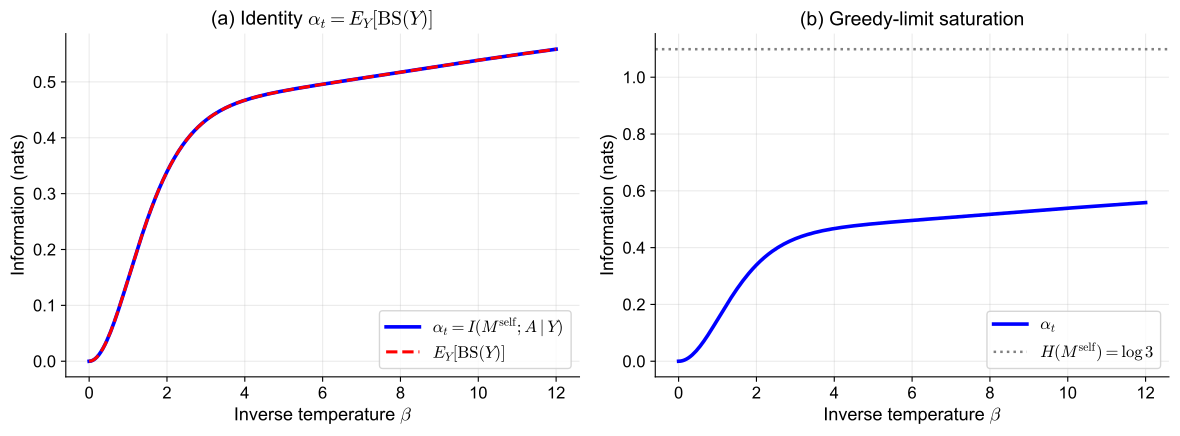

Generate this figure with Python:
"""
Figure A: Numerical verification of Proposition prop:alpha-efe.

Verifies the identity
    alpha_t = I(M^self; A | Y) = E_Y[BS(Y)]
across a sweep of Boltzmann policy temperatures beta.

BS(y) = E_mu[ KL(pi(.|mu,y) || pi_bar(.|y)) ]
pi_bar(a|y) = sum_mu p(mu) pi(a|mu, y)
"""
import numpy as np
import matplotlib.pyplot as plt

plt.rcParams.update({
    'font.family':       'sans-serif',
    'font.sans-serif':   ['Helvetica', 'Arial', 'DejaVu Sans'],
    'font.size':         13,
    'axes.titlesize':    14,
    'axes.labelsize':    13,
    'xtick.labelsize':   12,
    'ytick.labelsize':   12,
    'legend.fontsize':   12,
    'mathtext.fontset':  'cm',
})

np.random.seed(0)

# Setup: 3 beliefs, 2 observations (indep.), 2 actions
n_mu, n_y, n_a = 3, 2, 2
mu_prior = np.ones(n_mu) / n_mu
y_prior = np.ones(n_y) / n_y

# EFE G(mu, y, a) — belief-dependent optimal actions
G = np.zeros((n_mu, n_y, n_a))
G[0, :, :] = [[0.0, 1.5], [0.0, 1.5]]   # mu=1: prefers a=0
G[1, :, :] = [[1.5, 0.0], [1.5, 0.0]]   # mu=2: prefers a=1
G[2, :, :] = [[0.6, 0.4], [0.4, 0.6]]   # mu=3: y-dependent mild preference


def boltzmann_policy(G, beta):
    logits = -beta * G
    logits -= logits.max(axis=-1, keepdims=True)
    e = np.exp(logits)
    return e / e.sum(axis=-1, keepdims=True)


def alpha_t(pi):
    """alpha_t = I(mu; A | Y) directly."""
    pi_bar = np.einsum('m,mya->ya', mu_prior, pi)  # (n_y, n_a)
    tot = 0.0
    for yi in range(n_y):
        for mi in range(n_mu):
            for ai in range(n_a):
                p = pi[mi, yi, ai]
                pb = pi_bar[yi, ai]
                if p > 1e-15 and pb > 1e-15:
                    tot += y_prior[yi] * mu_prior[mi] * p * np.log(p / pb)
    return tot


def belief_sensitivity_expected(pi):
    """E_Y[BS(Y)] where BS(y) = E_mu[KL(pi(.|mu,y) || pi_bar(.|y))]."""
    pi_bar = np.einsum('m,mya->ya', mu_prior, pi)
    tot = 0.0
    for yi in range(n_y):
        bs_y = 0.0
        for mi in range(n_mu):
            kl = 0.0
            for ai in range(n_a):
                p = pi[mi, yi, ai]
                pb = pi_bar[yi, ai]
                if p > 1e-15 and pb > 1e-15:
                    kl += p * np.log(p / pb)
            bs_y += mu_prior[mi] * kl
        tot += y_prior[yi] * bs_y
    return tot


def G_variance(pi):
    """Per-y variance of G(a*(mu); mu, y) across mu (greedy proxy)."""
    var_total = 0.0
    for yi in range(n_y):
        vals = np.array([G[mi, yi, :].min() for mi in range(n_mu)])  # optimal G per mu
        var_total += y_prior[yi] * np.var(vals)
    return var_total


betas = np.linspace(0, 12, 241)
alphas = np.array([alpha_t(boltzmann_policy(G, b)) for b in betas])
bss = np.array([belief_sensitivity_expected(boltzmann_policy(G, b)) for b in betas])

err = np.abs(alphas - bss).max()
print(f'Max |alpha_t - E_Y[BS(Y)]| over sweep = {err:.3e}')

# Entropy upper bound
H_mu = -np.sum(mu_prior * np.log(mu_prior + 1e-15))

fig, ax = plt.subplots(1, 2, figsize=(12, 4.6))

ax[0].plot(betas, alphas, 'b-', lw=2.6, label=r'$\alpha_t = I(M^{\mathrm{self}}; A\mid Y)$')
ax[0].plot(betas, bss, 'r--', lw=2.2, label=r'$E_Y[\mathrm{BS}(Y)]$')
ax[0].set_xlabel(r'Inverse temperature $\beta$')
ax[0].set_ylabel('Information (nats)')
ax[0].set_title(r'(a) Identity $\alpha_t = E_Y[\mathrm{BS}(Y)]$')
ax[0].legend(loc='lower right')
ax[0].grid(alpha=0.25)
for s in ('top', 'right'):
    ax[0].spines[s].set_visible(False)

ax[1].plot(betas, alphas, 'b-', lw=2.6, label=r'$\alpha_t$')
ax[1].axhline(H_mu, color='gray', ls=':', lw=1.8,
              label=r'$H(M^{\mathrm{self}}) = \log 3$')
ax[1].set_xlabel(r'Inverse temperature $\beta$')
ax[1].set_ylabel('Information (nats)')
ax[1].set_title(r'(b) Greedy-limit saturation')
ax[1].legend(loc='lower right')
ax[1].grid(alpha=0.25)
for s in ('top', 'right'):
    ax[1].spines[s].set_visible(False)

plt.tight_layout()
out_pdf = 'fig_alpha_efe.pdf'
out_png = 'fig_alpha_efe.png'
plt.savefig(out_pdf, bbox_inches='tight')
plt.savefig(out_png, dpi=160, bbox_inches='tight')
plt.close()
print(f'Saved {out_pdf} and {out_png}')
